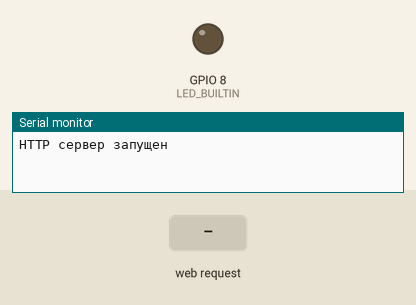
The sketch below on a simulated ESP32-C6. Parts: output pins drawn as LEDs (lit = HIGH), the last lines printed to the serial monitor. The test bench sets the inputs (shaded band).

Above: at 3.3 s.
3.4 s: HTTP request GET /led1on received
At 4.1 s:
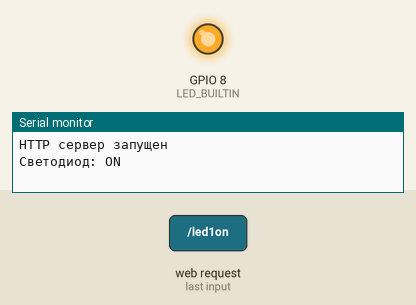
4.9 s: HTTP request GET / received
At 5.3 s:
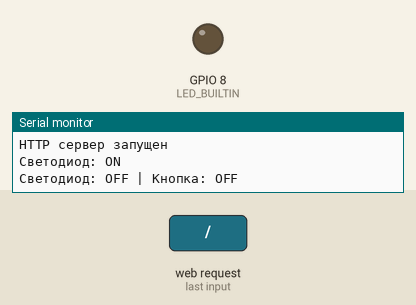
Timing chart, 0 to 7.9 s (numbered marks = the images above; inputs shaded):
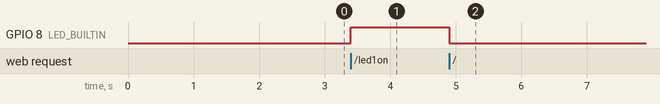

The sketch:

WiFiAP.ino
```cpp
// Пример точки доступа WiFi (AP) из https://arduino-tex.ru/news/15/urok-1-veb-server-esp32-esp8266-v-srede-arduino-ide.html
/*
Настройки прошивки:
  Выбрать плату:  Tools/Board/esp32/ESP32C6 Dev Module
  Для вывода через USB в Serial Monitor: Tools/USB CDC On Boot: "Enabled"

*/
// подключение библиотек
#include <WiFi.h>
#include <WebServer.h>
/* Свои SSID и пароль */
const char* ssid = "ServerESP32";
const char* password = "01234567";

/* Настройки IP адреса */
IPAddress local_ip(192,168,2,1);
IPAddress gateway(192,168,2,1);
IPAddress subnet(255,255,255,0);
WebServer server(80); // порт по умолчанию для HTTP для получения доступа к серверу без необходимости указывать его в url-адресе

bool LED1status = LOW;
bool COMANDstatus = false;

void setup() {
  delay(2000); // Задержка на 2000 миллисекунд (2 секунды)
  Serial.begin(115200); // Инициализируем последовательный порт для связи с компьютером для отладки
  // устанавливаем для GPIO значение OUTPUT
  pinMode(LED_BUILTIN, OUTPUT);
  // настраиваем программную точку доступа для создания сети Wi-Fi
  WiFi.softAP(ssid, password); // проверяем SSID, пароль
  WiFi.softAPConfig(local_ip, gateway, subnet); // проверяем IP-адрес, маску IP-подсети и IP-шлюз
  delay(100); // Задержка на 100 миллисекунд
  // указываем какой код выполнять по входящим HTTP-запроам
  server.on("/", handle_OnConnect);
  server.on("/led1on", handle_led1on);
  server.on("/led1off", handle_led1off);
  server.on("/buttonOn", handle_buttonOn);
  server.on("/buttonOff", handle_buttonOff);
  // любой URL-адрес, отличный от указанного в server.on()
  server.onNotFound(handle_NotFound);
  // запускаем сервер, вызываем метод begin объекта server
  server.begin();
  Serial.println("HTTP сервер запущен");
}
void loop() {
  // для обработки входящих html-запросов вызываем handleClient() метод объекта сервера
  server.handleClient();
  // меняем состояние светодиода по запросу
  if(LED1status)
  {digitalWrite(LED_BUILTIN, HIGH);}
  else
  {digitalWrite(LED_BUILTIN, LOW);}
}
// (/) функция корневого URL
void handle_OnConnect() {
  // исходное состояние светодиодов
  LED1status = LOW;
  COMANDstatus = false;
  // Выводим сообщение в монитор порта
  Serial.println("Светодиод: OFF | Кнопка: OFF");
  /*
  отправляем:
      код 200 (один из кодов состояния HTTP) ответ получен
      указываем тип содержимого как «text/html»
      вызываем пользовательскую функцию SendHTML()
  */
  server.send(200, "text/html", SendHTML(LED1status,COMANDstatus));
}

void handle_led1on() {
  LED1status = HIGH;
  // Выводим сообщение в монитор порта
  Serial.println("Светодиод: ON");
  /* отправляем:
      код 200 (один из кодов состояния HTTP) ответ получен
      указываем тип содержимого как «text/html»
      вызываем пользовательскую функцию SendHTML()
  */
  server.send(200, "text/html", SendHTML(true,COMANDstatus));
}

void handle_led1off() {
  LED1status = LOW;
  // Выводим сообщение в монитор порта
  Serial.println("Светодиод: OFF");
  /* отправляем:
      код 200 (один из кодов состояния HTTP) ответ получен
      указываем тип содержимого как «text/html»
      вызываем пользовательскую функцию SendHTML()
  */
  server.send(200, "text/html", SendHTML(false,COMANDstatus));
}

void handle_buttonOn() {
  COMANDstatus = true;
  // Выводим сообщение в монитор порта
  Serial.println("Кнопка: ON");
  /* отправляем:
      код 200 (один из кодов состояния HTTP) ответ получен
      указываем тип содержимого как «text/html»
      вызываем пользовательскую функцию SendHTML()
  */
  server.send(200, "text/html", SendHTML(LED1status,true));
}

void handle_buttonOff() {
  COMANDstatus = false;
  // Выводим сообщение в монитор порта
  Serial.println("Кнопка: OFF");
  /* отправляем:
      код 200 (один из кодов состояния HTTP) ответ получен
      указываем тип содержимого как «text/html»
      вызываем пользовательскую функцию SendHTML()
  */
  server.send(200, "text/html", SendHTML(LED1status,false));
}

void handle_NotFound(){
  /* отправляем:
      код ошибки 404 (один из кодов состояния HTTP)
      указываем тип содержимого как «text/plain»
  */
  server.send(404, "text/plain", "Not found");
}

String SendHTML(uint8_t led1stat,uint8_t led2stat){
  String ptr = "<!DOCTYPE html> <html>\n";
  ptr +="<meta http-equiv=\"Content-type\" content=\"text/html; charset=utf-8\"><head><meta name=\"viewport\" content=\"width=device-width, initial-scale=1.0, user-scalable=no\">\n";
  ptr +="<title>Управление светодиодом</title>\n";
  ptr +="<style>html { font-family: Helvetica; display: inline-block; margin: 0px auto; text-align: center;}\n";
  ptr +="body{margin-top: 50px;} h1 {color: #444444;margin: 50px auto 30px;} h3 {color: #444444;margin-bottom: 50px;}\n";
  ptr +=".button {display: block;width: 80px;background-color: #3498db;border: none;color: white;padding: 13px 30px;text-decoration: none;font-size: 25px;margin: 0px auto 35px;cursor: pointer;border-radius: 4px;}\n";
  ptr +=".button-on {background-color: #3498db;}\n";
  ptr +=".button-on:active {background-color: #2980b9;}\n";
  ptr +=".button-off {background-color: #34495e;}\n";
  ptr +=".button-off:active {background-color: #2c3e50;}\n";
  ptr +="p {font-size: 14px;color: #888;margin-bottom: 10px;}\n";
  ptr +="</style>\n";
  ptr +="</head>\n";
  ptr +="<body>\n";
  ptr +="<h1>ESP32 Веб сервер</h1>\n";
  ptr +="<h3>Режим точка доступа WiFi (AP)</h3>\n";
  if(led1stat)
  {ptr +="<p>Состояние LED: ВКЛ.</p><a class=\"button button-off\" href=\"/led1off\">ВЫКЛ.</a>\n";}
  else
  {ptr +="<p>Состояние LED: ВЫКЛ.</p><a class=\"button button-on\" href=\"/led1on\">ВКЛ.</a>\n";}
  if(led2stat)
  {ptr +="<p>Состояние кнопки: ВКЛ.</p><a class=\"button button-off\" href=\"/buttonOff\">ВЫКЛ.</a>\n";}
  else
  {ptr +="<p>Состояние кнопки: ВЫКЛ.</p><a class=\"button button-on\" href=\"/buttonOn\">ВКЛ.</a>\n";}
  ptr +="</body>\n";
  ptr +="</html>\n";
  return ptr;
}
```

Measured:
- after the input at 3.4 s, GPIO 8 (LED_BUILTIN): LOW → HIGH at once
- after the input at 4.9 s, GPIO 8 (LED_BUILTIN): HIGH → LOW at once
